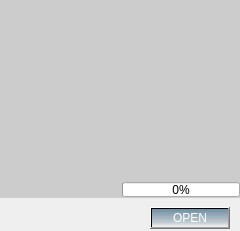
<?xml version="1.0" encoding="UTF-8"?>
<ui version="4.0">
 <class>ItemModel</class>
 <widget class="QWidget" name="ItemModel">
  <property name="geometry">
   <rect>
    <x>0</x>
    <y>0</y>
    <width>240</width>
    <height>231</height>
   </rect>
  </property>
  <property name="windowTitle">
   <string>Form</string>
  </property>
  <widget class="QLabel" name="effectbackground">
   <property name="geometry">
    <rect>
     <x>0</x>
     <y>0</y>
     <width>240</width>
     <height>198</height>
    </rect>
   </property>
   <property name="autoFillBackground">
    <bool>false</bool>
   </property>
   <property name="styleSheet">
    <string notr="true">border-color: qradialgradient(spread:repeat, cx:0.5, cy:0.5, radius:0.077, fx:0.5, fy:0.5, stop:0 rgba(0, 169, 255, 147), stop:0.497326 rgba(0, 0, 0, 147), stop:1 rgba(0, 169, 255, 147));
border-top-color: qradialgradient(spread:pad, cx:0.5, cy:0.5, radius:0.5, fx:0.5, fy:0.5, stop:0 rgba(255, 235, 235, 206), stop:0.35 rgba(255, 188, 188, 80), stop:0.4 rgba(255, 162, 162, 80), stop:0.425 rgba(255, 132, 132, 156), stop:0.44 rgba(252, 128, 128, 80), stop:1 rgba(255, 255, 255, 0));</string>
   </property>
   <property name="frameShape">
    <enum>QFrame::NoFrame</enum>
   </property>
   <property name="frameShadow">
    <enum>QFrame::Plain</enum>
   </property>
   <property name="lineWidth">
    <number>0</number>
   </property>
   <property name="midLineWidth">
    <number>0</number>
   </property>
   <property name="text">
    <string/>
   </property>
  </widget>
  <widget class="QLabel" name="background">
   <property name="geometry">
    <rect>
     <x>0</x>
     <y>0</y>
     <width>240</width>
     <height>198</height>
    </rect>
   </property>
   <property name="autoFillBackground">
    <bool>false</bool>
   </property>
   <property name="styleSheet">
    <string notr="true">background-color: rgb(204, 204, 204);
</string>
   </property>
   <property name="frameShape">
    <enum>QFrame::NoFrame</enum>
   </property>
   <property name="frameShadow">
    <enum>QFrame::Plain</enum>
   </property>
   <property name="lineWidth">
    <number>0</number>
   </property>
   <property name="midLineWidth">
    <number>0</number>
   </property>
   <property name="text">
    <string/>
   </property>
  </widget>
  <widget class="QLabel" name="icon">
   <property name="geometry">
    <rect>
     <x>0</x>
     <y>17</y>
     <width>240</width>
     <height>164</height>
    </rect>
   </property>
   <property name="autoFillBackground">
    <bool>false</bool>
   </property>
   <property name="frameShape">
    <enum>QFrame::NoFrame</enum>
   </property>
   <property name="frameShadow">
    <enum>QFrame::Plain</enum>
   </property>
   <property name="lineWidth">
    <number>0</number>
   </property>
   <property name="midLineWidth">
    <number>0</number>
   </property>
   <property name="text">
    <string/>
   </property>
   <property name="scaledContents">
    <bool>true</bool>
   </property>
  </widget>
  <widget class="QLabel" name="text">
   <property name="geometry">
    <rect>
     <x>10</x>
     <y>209</y>
     <width>88</width>
     <height>16</height>
    </rect>
   </property>
   <property name="styleSheet">
    <string notr="true">font: 75 10pt &quot;Arial&quot;;</string>
   </property>
   <property name="text">
    <string/>
   </property>
  </widget>
  <widget class="QPushButton" name="pushButton">
   <property name="geometry">
    <rect>
     <x>150</x>
     <y>207</y>
     <width>80</width>
     <height>22</height>
    </rect>
   </property>
   <property name="styleSheet">
    <string notr="true">background-color: qlineargradient(spread:pad, x1:0, y1:0, x2:0, y2:1, stop:0 rgba(111, 142, 162, 255),stop:0.75 rgba(194, 203, 210, 255)  stop:1 rgba(244, 244, 244, 255));
color: rgb(255, 255, 255);
font: 75 10pt &quot;Calibri&quot;;</string>
   </property>
   <property name="text">
    <string>OPEN</string>
   </property>
  </widget>
  <widget class="QProgressBar" name="progressBar">
   <property name="geometry">
    <rect>
     <x>122</x>
     <y>182</y>
     <width>118</width>
     <height>15</height>
    </rect>
   </property>
   <property name="value">
    <number>0</number>
   </property>
  </widget>
 </widget>
 <resources/>
 <connections/>
</ui>
